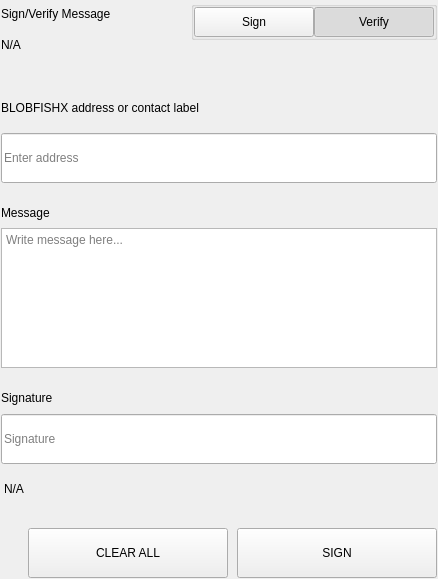
<?xml version="1.0" encoding="UTF-8"?>
<ui version="4.0">
 <class>SettingsSignMessageWidgets</class>
 <widget class="QWidget" name="SettingsSignMessageWidgets">
  <property name="geometry">
   <rect>
    <x>0</x>
    <y>0</y>
    <width>438</width>
    <height>579</height>
   </rect>
  </property>
  <property name="windowTitle">
   <string>Form</string>
  </property>
  <layout class="QVBoxLayout" name="verticalLayout">
   <property name="spacing">
    <number>0</number>
   </property>
   <property name="leftMargin">
    <number>0</number>
   </property>
   <property name="topMargin">
    <number>0</number>
   </property>
   <property name="rightMargin">
    <number>0</number>
   </property>
   <property name="bottomMargin">
    <number>0</number>
   </property>
   <item>
    <widget class="QWidget" name="left" native="true">
     <layout class="QVBoxLayout" name="verticalLayout_3">
      <property name="leftMargin">
       <number>0</number>
      </property>
      <property name="topMargin">
       <number>0</number>
      </property>
      <property name="rightMargin">
       <number>0</number>
      </property>
      <property name="bottomMargin">
       <number>0</number>
      </property>
      <item>
       <widget class="QWidget" name="container_sign" native="true">
        <layout class="QVBoxLayout" name="verticalLayout_2">
         <property name="spacing">
          <number>0</number>
         </property>
         <property name="leftMargin">
          <number>1</number>
         </property>
         <property name="topMargin">
          <number>1</number>
         </property>
         <property name="rightMargin">
          <number>1</number>
         </property>
         <property name="bottomMargin">
          <number>1</number>
         </property>
         <item>
          <layout class="QHBoxLayout" name="horizontalLayout_3" stretch="3,1">
           <property name="spacing">
            <number>40</number>
           </property>
           <item>
            <layout class="QVBoxLayout" name="verticalLayoutTitle">
             <property name="spacing">
              <number>5</number>
             </property>
             <item>
              <widget class="QLabel" name="labelTitle">
               <property name="text">
                <string>Sign/Verify Message</string>
               </property>
              </widget>
             </item>
             <item>
              <widget class="QLabel" name="labelSubtitle1">
               <property name="text">
                <string notr="true">N/A</string>
               </property>
               <property name="wordWrap">
                <bool>true</bool>
               </property>
              </widget>
             </item>
            </layout>
           </item>
           <item alignment="Qt::AlignRight|Qt::AlignTop">
            <widget class="QWidget" name="containerSwitch" native="true">
             <property name="styleSheet">
              <string notr="true">#containerSwitch{
	padding-top:9px;
}</string>
             </property>
             <layout class="QVBoxLayout" name="verticalLayout_6">
              <property name="spacing">
               <number>4</number>
              </property>
              <property name="leftMargin">
               <number>0</number>
              </property>
              <property name="topMargin">
               <number>0</number>
              </property>
              <property name="rightMargin">
               <number>0</number>
              </property>
              <property name="bottomMargin">
               <number>0</number>
              </property>
              <item alignment="Qt::AlignRight">
               <widget class="QGroupBox" name="groupBox">
                <property name="sizePolicy">
                 <sizepolicy hsizetype="Fixed" vsizetype="Preferred">
                  <horstretch>0</horstretch>
                  <verstretch>0</verstretch>
                 </sizepolicy>
                </property>
                <property name="title">
                 <string/>
                </property>
                <property name="alignment">
                 <set>Qt::AlignRight|Qt::AlignTop|Qt::AlignTrailing</set>
                </property>
                <layout class="QHBoxLayout" name="horizontalLayout_4">
                 <property name="spacing">
                  <number>0</number>
                 </property>
                 <property name="leftMargin">
                  <number>0</number>
                 </property>
                 <property name="topMargin">
                  <number>0</number>
                 </property>
                 <property name="rightMargin">
                  <number>0</number>
                 </property>
                 <property name="bottomMargin">
                  <number>0</number>
                 </property>
                 <item>
                  <widget class="QPushButton" name="pushSign">
                   <property name="minimumSize">
                    <size>
                     <width>120</width>
                     <height>30</height>
                    </size>
                   </property>
                   <property name="maximumSize">
                    <size>
                     <width>120</width>
                     <height>30</height>
                    </size>
                   </property>
                   <property name="focusPolicy">
                    <enum>Qt::NoFocus</enum>
                   </property>
                   <property name="text">
                    <string>Sign</string>
                   </property>
                   <property name="checkable">
                    <bool>true</bool>
                   </property>
                   <property name="autoExclusive">
                    <bool>true</bool>
                   </property>
                  </widget>
                 </item>
                 <item>
                  <widget class="QPushButton" name="pushVerify">
                   <property name="minimumSize">
                    <size>
                     <width>120</width>
                     <height>30</height>
                    </size>
                   </property>
                   <property name="maximumSize">
                    <size>
                     <width>120</width>
                     <height>30</height>
                    </size>
                   </property>
                   <property name="focusPolicy">
                    <enum>Qt::NoFocus</enum>
                   </property>
                   <property name="text">
                    <string>Verify</string>
                   </property>
                   <property name="checkable">
                    <bool>true</bool>
                   </property>
                   <property name="checked">
                    <bool>true</bool>
                   </property>
                   <property name="autoExclusive">
                    <bool>true</bool>
                   </property>
                  </widget>
                 </item>
                </layout>
               </widget>
              </item>
              <item alignment="Qt::AlignHCenter|Qt::AlignTop">
               <widget class="QLabel" name="labelSubtitleSwitch">
                <property name="text">
                 <string/>
                </property>
                <property name="alignment">
                 <set>Qt::AlignRight|Qt::AlignTrailing|Qt::AlignVCenter</set>
                </property>
               </widget>
              </item>
             </layout>
            </widget>
           </item>
          </layout>
         </item>
         <item>
          <spacer name="verticalSpacer_2">
           <property name="orientation">
            <enum>Qt::Vertical</enum>
           </property>
           <property name="sizeType">
            <enum>QSizePolicy::Fixed</enum>
           </property>
           <property name="sizeHint" stdset="0">
            <size>
             <width>20</width>
             <height>40</height>
            </size>
           </property>
          </spacer>
         </item>
         <item>
          <widget class="QWidget" name="containerAddress" native="true">
           <property name="sizePolicy">
            <sizepolicy hsizetype="Preferred" vsizetype="Fixed">
             <horstretch>0</horstretch>
             <verstretch>0</verstretch>
            </sizepolicy>
           </property>
           <layout class="QVBoxLayout" name="verticalLayout_5" stretch="0,0">
            <property name="spacing">
             <number>15</number>
            </property>
            <property name="leftMargin">
             <number>0</number>
            </property>
            <property name="topMargin">
             <number>0</number>
            </property>
            <property name="rightMargin">
             <number>0</number>
            </property>
            <property name="bottomMargin">
             <number>0</number>
            </property>
            <item>
             <widget class="QLabel" name="labelSubtitleAddress">
              <property name="minimumSize">
               <size>
                <width>0</width>
                <height>20</height>
               </size>
              </property>
              <property name="maximumSize">
               <size>
                <width>16777215</width>
                <height>20</height>
               </size>
              </property>
              <property name="text">
               <string>BLOBFISHX address or contact label</string>
              </property>
             </widget>
            </item>
            <item>
             <widget class="QLineEdit" name="addressIn_SM">
              <property name="minimumSize">
               <size>
                <width>0</width>
                <height>50</height>
               </size>
              </property>
              <property name="maximumSize">
               <size>
                <width>16777215</width>
                <height>50</height>
               </size>
              </property>
              <property name="placeholderText">
               <string>Enter address</string>
              </property>
             </widget>
            </item>
           </layout>
          </widget>
         </item>
         <item>
          <spacer name="verticalSpacer_3">
           <property name="orientation">
            <enum>Qt::Vertical</enum>
           </property>
           <property name="sizeType">
            <enum>QSizePolicy::Fixed</enum>
           </property>
           <property name="sizeHint" stdset="0">
            <size>
             <width>20</width>
             <height>20</height>
            </size>
           </property>
          </spacer>
         </item>
         <item>
          <layout class="QVBoxLayout" name="verticalLayout_9">
           <property name="spacing">
            <number>5</number>
           </property>
           <item>
            <widget class="QLabel" name="labelSubtitleMessage">
             <property name="minimumSize">
              <size>
               <width>0</width>
               <height>20</height>
              </size>
             </property>
             <property name="maximumSize">
              <size>
               <width>16777215</width>
               <height>20</height>
              </size>
             </property>
             <property name="text">
              <string>Message</string>
             </property>
            </widget>
           </item>
           <item>
            <widget class="QPlainTextEdit" name="messageIn_SM">
             <property name="minimumSize">
              <size>
               <width>0</width>
               <height>140</height>
              </size>
             </property>
             <property name="maximumSize">
              <size>
               <width>16777215</width>
               <height>140</height>
              </size>
             </property>
             <property name="placeholderText">
              <string>Write message here...</string>
             </property>
            </widget>
           </item>
          </layout>
         </item>
         <item>
          <spacer name="verticalSpacer_4">
           <property name="orientation">
            <enum>Qt::Vertical</enum>
           </property>
           <property name="sizeType">
            <enum>QSizePolicy::Fixed</enum>
           </property>
           <property name="sizeHint" stdset="0">
            <size>
             <width>20</width>
             <height>20</height>
            </size>
           </property>
          </spacer>
         </item>
         <item>
          <widget class="QWidget" name="widget" native="true">
           <property name="minimumSize">
            <size>
             <width>0</width>
             <height>75</height>
            </size>
           </property>
           <property name="maximumSize">
            <size>
             <width>16777215</width>
             <height>16777215</height>
            </size>
           </property>
           <layout class="QVBoxLayout" name="verticalLayout_4">
            <property name="leftMargin">
             <number>0</number>
            </property>
            <property name="topMargin">
             <number>0</number>
            </property>
            <property name="rightMargin">
             <number>0</number>
            </property>
            <property name="bottomMargin">
             <number>0</number>
            </property>
            <item>
             <widget class="QLabel" name="labelSubtitleSignature">
              <property name="minimumSize">
               <size>
                <width>0</width>
                <height>20</height>
               </size>
              </property>
              <property name="maximumSize">
               <size>
                <width>16777215</width>
                <height>20</height>
               </size>
              </property>
              <property name="text">
               <string>Signature</string>
              </property>
             </widget>
            </item>
            <item>
             <widget class="QLineEdit" name="signatureOut_SM">
              <property name="minimumSize">
               <size>
                <width>0</width>
                <height>50</height>
               </size>
              </property>
              <property name="placeholderText">
               <string>Signature</string>
              </property>
             </widget>
            </item>
           </layout>
          </widget>
         </item>
         <item>
          <widget class="QLabel" name="statusLabel_SM">
           <property name="styleSheet">
            <string notr="true">padding-top:5px;</string>
           </property>
           <property name="text">
            <string notr="true">N/A</string>
           </property>
          </widget>
         </item>
         <item>
          <spacer name="verticalSpacer">
           <property name="orientation">
            <enum>Qt::Vertical</enum>
           </property>
           <property name="sizeType">
            <enum>QSizePolicy::Fixed</enum>
           </property>
           <property name="sizeHint" stdset="0">
            <size>
             <width>20</width>
             <height>20</height>
            </size>
           </property>
          </spacer>
         </item>
         <item>
          <layout class="QHBoxLayout" name="horizontalLayout_7">
           <property name="spacing">
            <number>9</number>
           </property>
           <item>
            <spacer name="horizontalSpacer_5">
             <property name="orientation">
              <enum>Qt::Horizontal</enum>
             </property>
             <property name="sizeType">
              <enum>QSizePolicy::Expanding</enum>
             </property>
             <property name="sizeHint" stdset="0">
              <size>
               <width>40</width>
               <height>20</height>
              </size>
             </property>
            </spacer>
           </item>
           <item>
            <widget class="QPushButton" name="pushButtonClear">
             <property name="minimumSize">
              <size>
               <width>200</width>
               <height>50</height>
              </size>
             </property>
             <property name="focusPolicy">
              <enum>Qt::NoFocus</enum>
             </property>
             <property name="text">
              <string>CLEAR ALL</string>
             </property>
            </widget>
           </item>
           <item>
            <widget class="QPushButton" name="pushButtonSave">
             <property name="minimumSize">
              <size>
               <width>200</width>
               <height>50</height>
              </size>
             </property>
             <property name="maximumSize">
              <size>
               <width>200</width>
               <height>50</height>
              </size>
             </property>
             <property name="focusPolicy">
              <enum>Qt::NoFocus</enum>
             </property>
             <property name="text">
              <string>SIGN</string>
             </property>
            </widget>
           </item>
          </layout>
         </item>
        </layout>
       </widget>
      </item>
     </layout>
    </widget>
   </item>
  </layout>
 </widget>
 <resources/>
 <connections/>
</ui>
